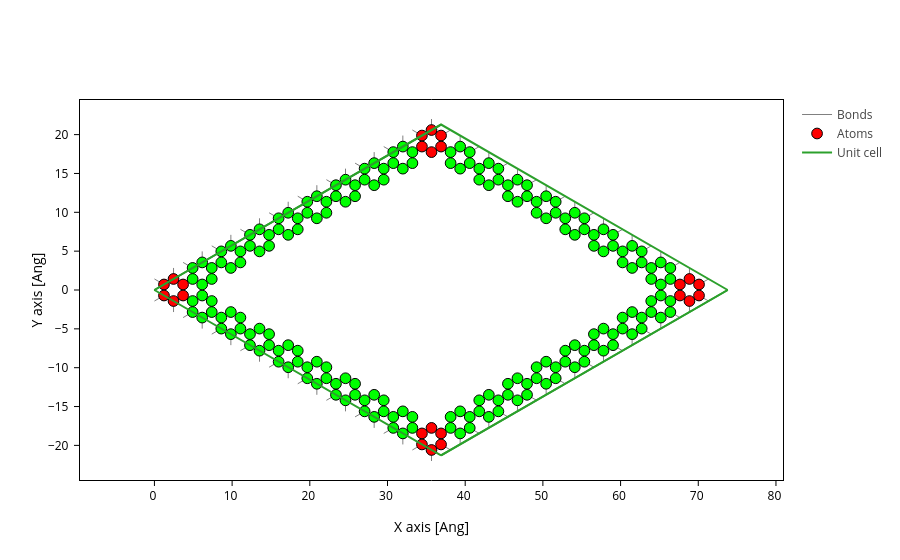

This figure's notebook cell:
### Code cell
geom_edge_big.plot(axes="xy",
                     atoms_style=[
                         dict(atoms=corners_big, color="red"),
                         dict(atoms=edges_big, color="lime"),
                     ])

### Figure 1 — Plotly figure (JSON) as saved in the notebook; plotly's stock layout.template omitted (floating-point values rounded to 4 significant figures; data arrays with more than 128 entries replaced by an {"elided": "..."} marker saying what was removed)
{"data": [{"line": {"color": "gray", "width": 1}, "meta": {}, "mode": "lines", "name": "Bonds", "opacity": 1, "type": "scatter", "x": {"elided": "6972 float values"}, "y": {"elided": "6972 float values"}}, {"marker": {"color": {"elided": "216 str values"}, "line": {"color": "black", "width": 1}, "opacity": 1, "size": 10.72}, "meta": {}, "mode": "markers", "name": "Atoms", "opacity": 1, "type": "scatter", "x": {"elided": "216 float values"}, "y": {"elided": "216 float values"}}, {"meta": {}, "mode": "lines", "name": "Unit cell", "type": "scatter", "x": [0.0, 36.89, 73.79, 73.79, 36.89, 36.89, NaN, 36.89, 0.0, 0.0, 36.89, 36.89, 0.0, NaN, 73.79, 36.89, NaN, 73.79, 36.89], "y": [0.0, 21.3, 0.0, 0.0, 21.3, 21.3, NaN, 21.3, 0.0, 0.0, -21.3, -21.3, 0.0, NaN, 0.0, -21.3, NaN, 0.0, -21.3]}], "layout": {"scene": {"aspectmode": "data", "xaxis": {"title": {"text": "X axis [Ang]"}}, "yaxis": {"title": {"text": "Y axis [Ang]"}}}, "xaxis": {"scaleanchor": "y", "scaleratio": 1, "title": {"text": "X axis [Ang]"}}, "yaxis": {"title": {"text": "Y axis [Ang]"}}}}
